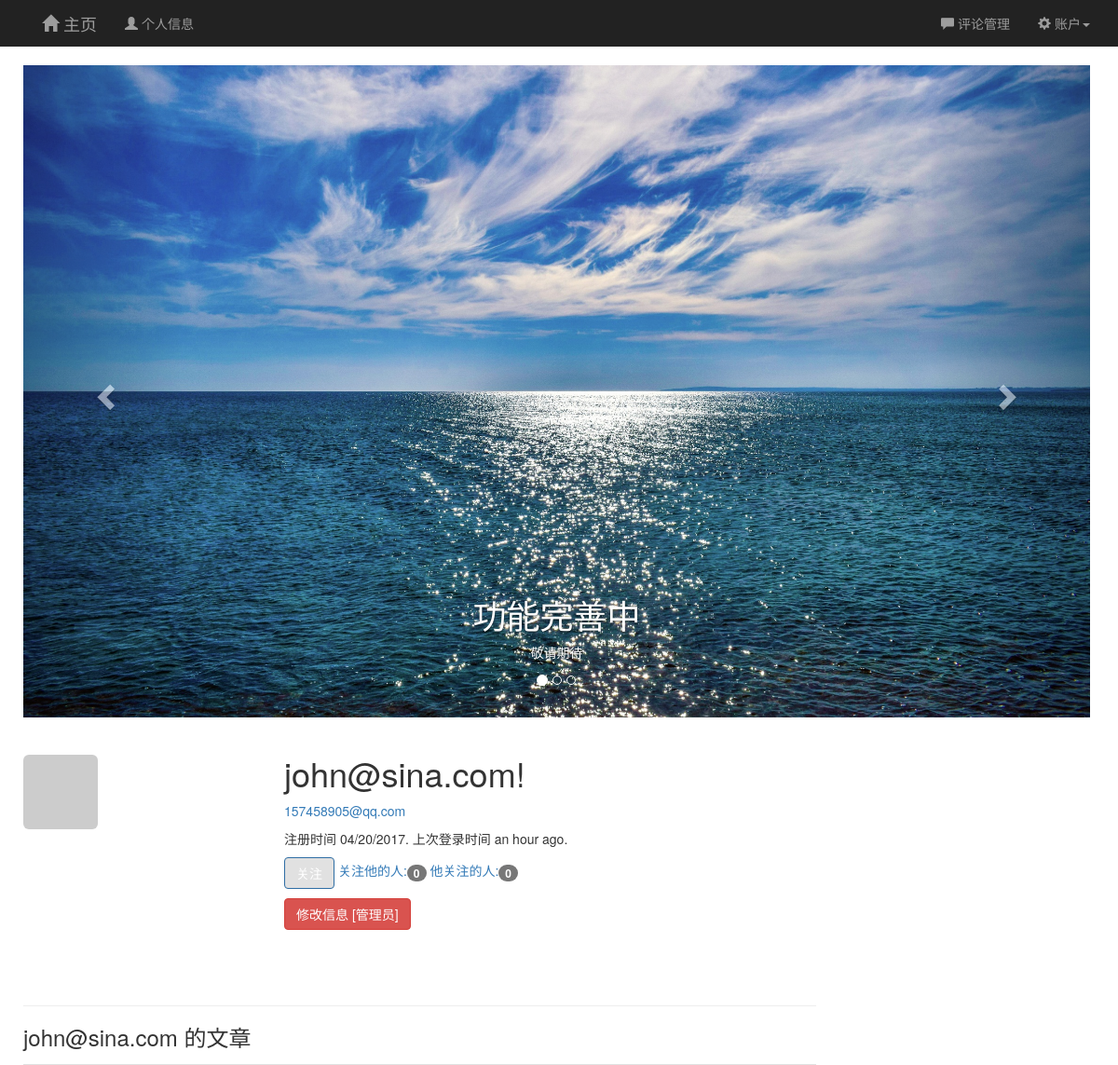
The page /user/john@sina.com (signed in) on the database its author committed.
### app/models.py (models this page shows, shortened)
class User(UserMixin, db.Model):
    __tablename__ = 'users'
    id = db.Column(db.Integer, primary_key=True)
    email = db.Column(db.String(64), unique=True, index=True)
    username = db.Column(db.String(64), unique=True, index=True)
    password_hash = db.Column(db.String(128))
    role_id = db.Column(db.Integer, db.ForeignKey('roles.id'))
    confirmed = db.Column(db.Boolean, default=False)
    name = db.Column(db.String(64))
    location = db.Column(db.String(64))
    about_me = db.Column(db.Text())
    member_since = db.Column(db.DateTime(), default=datetime.utcnow)
    last_seen = db.Column(db.DateTime(), default=datetime.utcnow)
    avatar_hash = db.Column(db.String(32))
    posts = db.relationship('Post', backref='author', lazy='dynamic')
    followed = db.relationship('Follow', foreign_keys=[Follow.follower_id], backref=db.backref('follower', lazy='joined'),
                               lazy='dynamic', cascade='all, delete-orphan')
    followers = db.relationship('Follow', foreign_keys=[Follow.followed_id], backref=db.backref('followed', lazy='joined'),
                                lazy='dynamic', cascade='all, delete-orphan')
    comments = db.relationship('Comment', backref='author', lazy='dynamic')
    @property
    def password(self):
        raise AttributeError('password is not a readable attribute')
    def can(self, permissions):
        return self.role is not None and (self.role.permissions & permissions) == permissions
    def is_administrator(self):
        return self.can(Permission.ADMINISTER)
    def ping(self):
        self.last_seen = datetime.utcnow()
        db.session.add(self)
        db.session.commit()
    def gravatar(self, size=100, default='identicon', rating='g'):
        if request.is_secure:
            url = 'http://secure.gravatar.com/avatar'
        else:
            url = 'http://gravatar.com/avatar'
        hash = self.avatar_hash or hashlib.md5(self.email.encode('utf-8')).hexdigest()
        return '{url}/{hash}?s={size}&d={default}&r={rating}'.format(url=url, hash=hash, size=size, default=default, rating=rating)
    def is_following(self, user):
        return self.followed.filter_by(followed_id=user.id).first() is not None

### app/main/views.py (the view)
@main.route('/user/<username>')
def user(username):
    user = User.query.filter_by(username=username).first()
    if user is None:
        abort(404)
    posts = user.posts.order_by(Post.timestamp.desc()).all()
    return render_template('user.html', user=user, posts=posts)

### app/auth/views.py (called while the page is built)
@auth.before_app_request
def before_request():
    if current_user.is_authenticated():
        current_user.ping()
        if not current_user.confirmed \
                and request.endpoint[:5] != 'auth.' and request.endpoint != 'static':
            return redirect(url_for('auth.unconfirmed'))

### app/main/__init__.py (called while the page is built)
@main.app_context_processor
def inject_permissions():
    return dict(Permission=Permission)

### app/models.py (called while the page is built)
@login_manager.user_loader
def load_user(user_id):
    return User.query.get(int(user_id))

### app/templates/user.html (shortened to what this page needs)
{% extends "base.html" %}
{% block page_content %}
<div class="page-header">
    <img class="img-rounded profile-thumbnail" src="{{ user.gravatar(size=256) }}">
    <div class="profile-header">
    <h1>{{ user.username }}!</h1>
    {% if current_user.is_administrator() %}
    <p><a href="mailto:{{ user.email }}">{{ user.email }}</a></p>
    {% endif %}
    <p>注册时间 {{ moment(user.member_since).format('L') }}. 上次登录时间 {{ moment(user.last_seen).fromNow()}}.</p>
    <p>
        {% if current_user.can(Permission.FOLLOW) and user != current_user %}
        {% if not current_user.is_following(user) %}
        <a href="{{ url_for('.follow' ,username=user.username) }}" class="btn btn-primary hvr-radial-out">关注</a>
        {% else %}
        <a href="{{ url_for('.unfollow', username=user.username) }}" class="btn btn-default hvr-radial-out">取消关注</a>
        {% endif %}
        {% endif %}
        <a href="{{ url_for('.followers', username=user.username) }}">关注他的人:<span class="badge">{{ user.followers.count()-1 }}</span> </a>
        <a href="{{ url_for('.followed_by', username=user.username) }}">他关注的人:<span class="badge">{{ user.followed.count()-1 }}</span> </a>
    </p>
    <p>
        {% if current_user.is_administrator() %}
        <a class="btn btn-danger" href="{{ url_for('.edit_profile_admin', id=user.id) }}">修改信息 [管理员]</a>
        {% endif %}
    </p>
    </div>
</div>
<h3>{{user.username }} 的文章</h3>
{% endblock %}

### app/static/10th.css (style rules this page uses)
body { padding-top: 70px; background-attachment: fixed; background-image: url('https://drscdn.500px.org/photo/171351311/q%3D80_m%3D2000/75d4251b1b232c8937775265f3e73d0d'); }
.profile-thumbnail { position: absolute; }
.profile-header { min-height: 260px; margin-left: 280px; }

### rows shown on the page
User: username "john@sina.com", email "157458905@qq.com", member_since "04/20/2017", last_seen "an hour ago"

### other values the page prints
{{ user.followers.count()-1 }} "0"
{{ user.followed.count()-1 }} "0"
